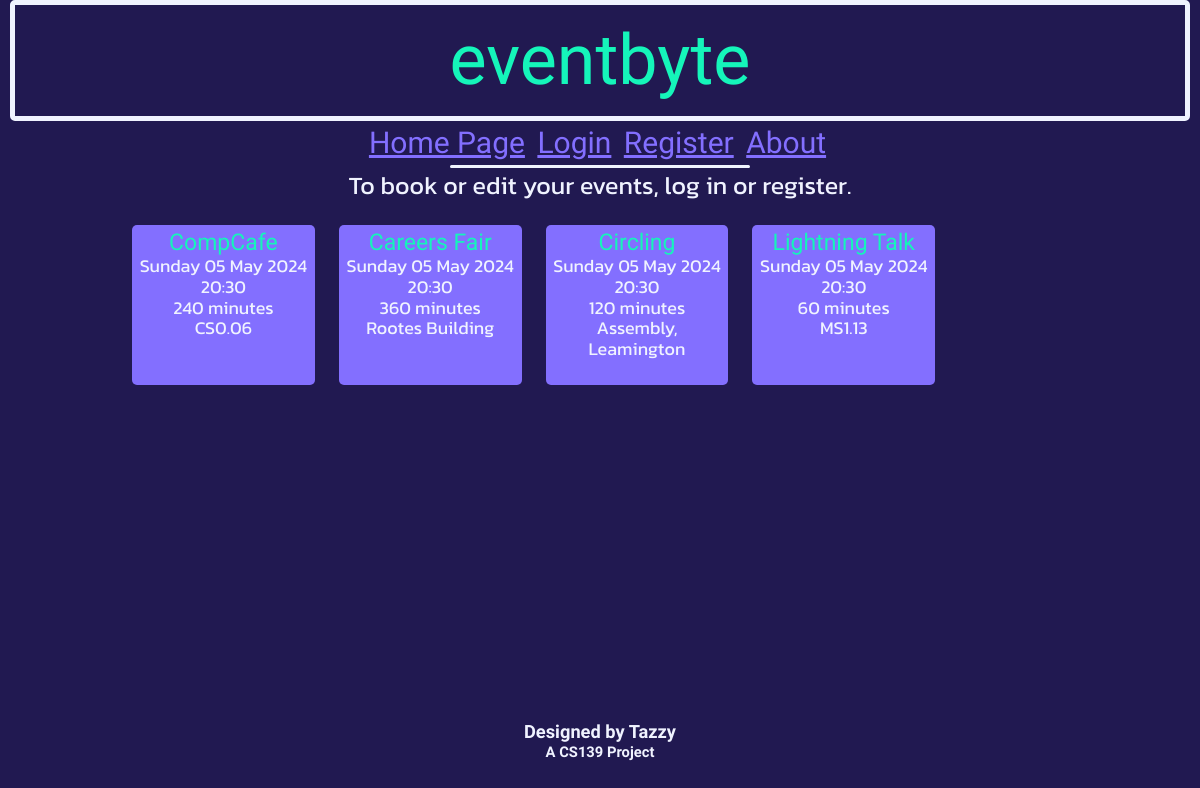
Page /home on the earlier database version.
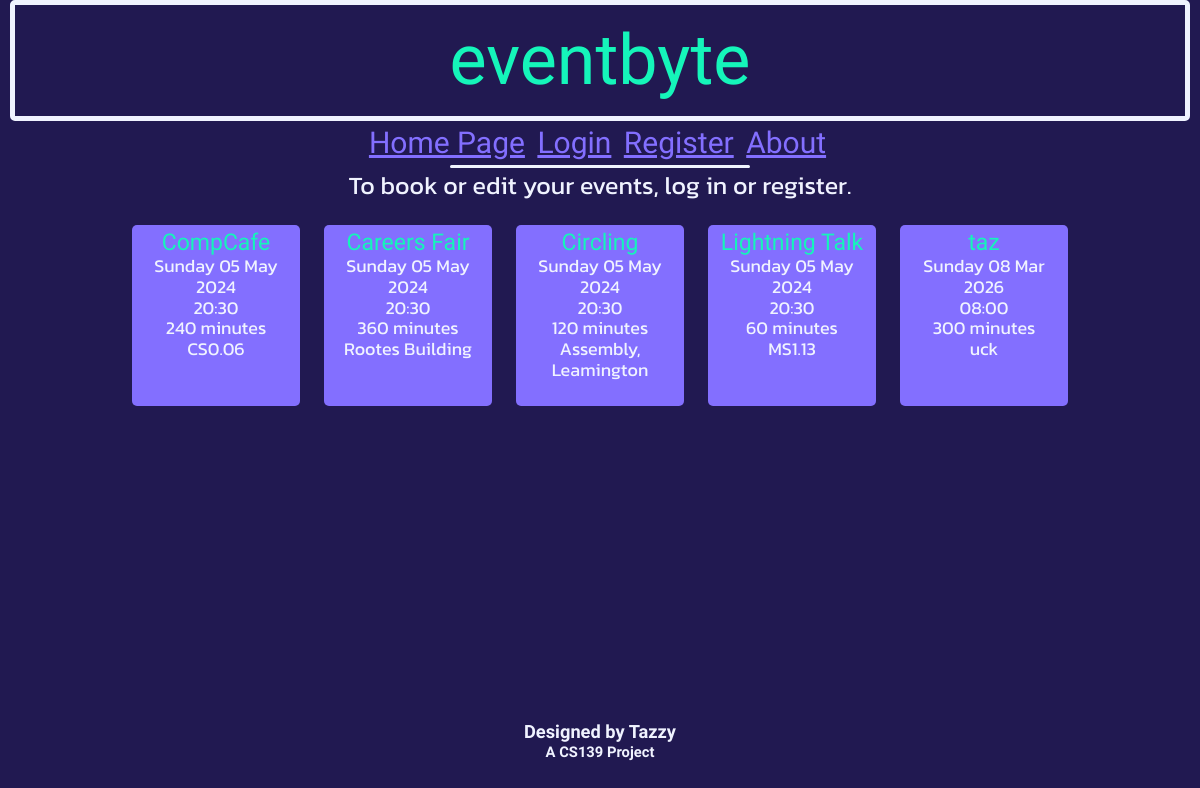
Same page on the later database version.
### db_definition.py (models this page shows, shortened)
class Event(db.Model):
    __tablename__ = "events"
    event_id = db.Column(db.Integer, primary_key = True)
    name = db.Column(db.String(20))
    dateTime = db.Column(db.DateTime)
    duration = db.Column(db.Integer) # Minutes
    capacity = db.Column(db.Integer)
    ticketsSold = db.Column(db.Integer)
    location = db.Column(db.String(50))

### eventbyte.py (the view)
@app.route('/home')
def home():
    updateTickets()
    events=Event.query.all()
    return render_template('home.html', events=events, currTime = datetime.datetime.now())

### eventbyte.py (called while the page is built)
def updateTickets():
    events = Event.query.all()
    for event in events:
        ticketNum = db.session.query(Ticket).where(Ticket.event_id == event.event_id, Ticket.status == "Upcoming").count()
        event.ticketsSold = ticketNum
        if event.dateTime <= datetime.datetime.now():
            tickets = db.session.query(Ticket).where(Ticket.event_id == event.event_id)
            for ticket in tickets:
                ticket.status = "Completed"
    db.session.commit()

### templates/home.html
{% extends 'base.html' %}
{% block heading %}
    {% if current_user.is_authenticated %}
        <div class="title subtitle">
            Welcome, {{ current_user.username }}
        </div>
    {% else %}
        <div class="title">
            eventbyte
        </div>
    {% endif %}
{% endblock %}
{% block content %}
    {% with messages = get_flashed_messages() %}
        {% if messages %}
        <div class="loginFlashes">
            {% for message in messages %}
            <p> {{ message }} </p>
            {% endfor %}
        </div>
        {% else %}
            {% if not current_user.is_authenticated %}
                <h3 class="standardContent" style="text-align: center; margin-top: 3px;">To book or edit your events, log in or register.</h3>
            {% else %}
                <br>
            {% endif %}
        {% endif %}
    {% endwith %}
    {% include "eventList.html" %}
{% endblock %}

### templates/base.html (shortened to what this page needs)
<!DOCTYPE html>
<html lang="en">
    <head>
        <link rel="stylesheet" type="text/css" href="/static/css/normalize.css">
        <link rel="stylesheet" type="text/css" href="/static/css/retro.css">
    </head>
    <body>
        {% block heading %} {% endblock %}
        {% include "navbar.html" %}
        {% block content %} {% endblock %}
        {% include "acknowledgements.html" %}
    </body>
</html>

### templates/navbar.html
<nav>
    {% if current_user.userClass == "super" %}
        <a href="/superHome">All Events</a>
        <a href="/createEvent">Create Event</a>
    {% elif current_user.is_authenticated %}
        <a href="/home">Home Page</a>
        <a href="/myEvents">My Events</a>
    {% else %}
        <a href="/home">Home Page</a>
    {% endif %}
    {% if current_user.is_authenticated %}
        <a href='/logout'>Logout</a>
    {% else %}
        <a href='/login'>Login</a>
        <a href='/register'>Register</a>
    {% endif %}
    <a href="/about">About</a>
</nav>
<div id="navunderline">
</div>

### templates/eventList.html (shortened to what this page needs)
<div id="eventsList">
    {% for event in events %}
        {% if event.dateTime > currTime %}
            <div class="event">
                <a href="/viewEvent?eventid={{event.event_id}}" style="text-decoration: none;"><span class="titleRef" style="font-size: 23px;">{{ event.name }}</span></a><br>
                {{ event.dateTime.strftime('%A') }} {{ event.dateTime.strftime('%d') }} {{ event.dateTime.strftime('%b') }} {{ event.dateTime.strftime('%Y') }}<br>
                {{ event.dateTime.strftime('%H') }}:{{ event.dateTime.strftime('%M') }}<br>
                {{ event.duration }} minutes<br>
                {{ event.location }}<br>
                {% if current_user.userClass == "super" %}
                    {{ event.capacity }} seats left<br><br>
                {% elif event.ticketsSold == event.capacity %}
                    <span style="color: red;"><strong>SOLD OUT</strong></span><br>
                {% elif (event.ticketsSold >= (0.95 * event.capacity)) %}
                    <span style="color: red;"><strong>TICKETS LOW</strong></span><br>{{event.capacity - event.ticketsSold}} tickets left.<br>
                {% else %}
                    <br>
                {% endif %}
            </div>
        {% endif %}
    {% endfor %}
</div>

### templates/acknowledgements.html
<div id="acknowledgements">
    <h5 style="margin-bottom: 2px;">Designed by Tazzy</h5>
    <h6 style="margin-top: 0px;">A CS139 Project</h6>
</div>

### static/css/retro.css (style rules this page uses)
body { background-color: #211951; }
#navunderline { margin: auto; width: 25%; border-bottom: 3px #F0F3FF solid; border-radius: 3px; }
nav { font-family: 'Anta', serif; text-align: center; font-size: 30px; padding: 5px; margin: 0; }
nav a { margin-right: 5px; border-radius: 3px; color: #836FFF; }
.title { margin: auto; width: 95%; border: #F0F3FF 5px solid; padding: 15px; font-family: 'Anta', serif; font-size: 70px; color: #15F5BA; border-radius: 5px; text-align: center; }
#acknowledgements { font-family: 'Anta', serif; text-align: center; position: fixed; margin: auto; bottom: 5px; width: 100%; color: #F0F3FF; font-size: 22px; }
.standardContent { font-family: 'Kanit', sans-serif; font-weight: 400; font-style: normal; color: #F0F3FF; font-size: 25px; margin-left: 30px; margin-right: 30px; }
.titleRef { color: #15F5BA; font-family: 'Anta', serif; }
#eventsList { width: 80%; margin: auto; text-align: center; display:flex; font-family: 'Kanit', sans-serif; font-weight: 400; font-style: normal; font-size: 18px; color: #F0F3FF; }
.event { display:block; width: 18%; max-width: 18%; max-height: 10%; margin-left: 1.25%; margin-right: 1.25%; padding: 5px; border-radius: 5px; background-color: #836FFF; }

Differences in the rows shown:
added Event: name "taz", dateTime "Sunday", dateTime "08", dateTime "Mar", dateTime "2026", dateTime "00", duration "300", location "uck"
